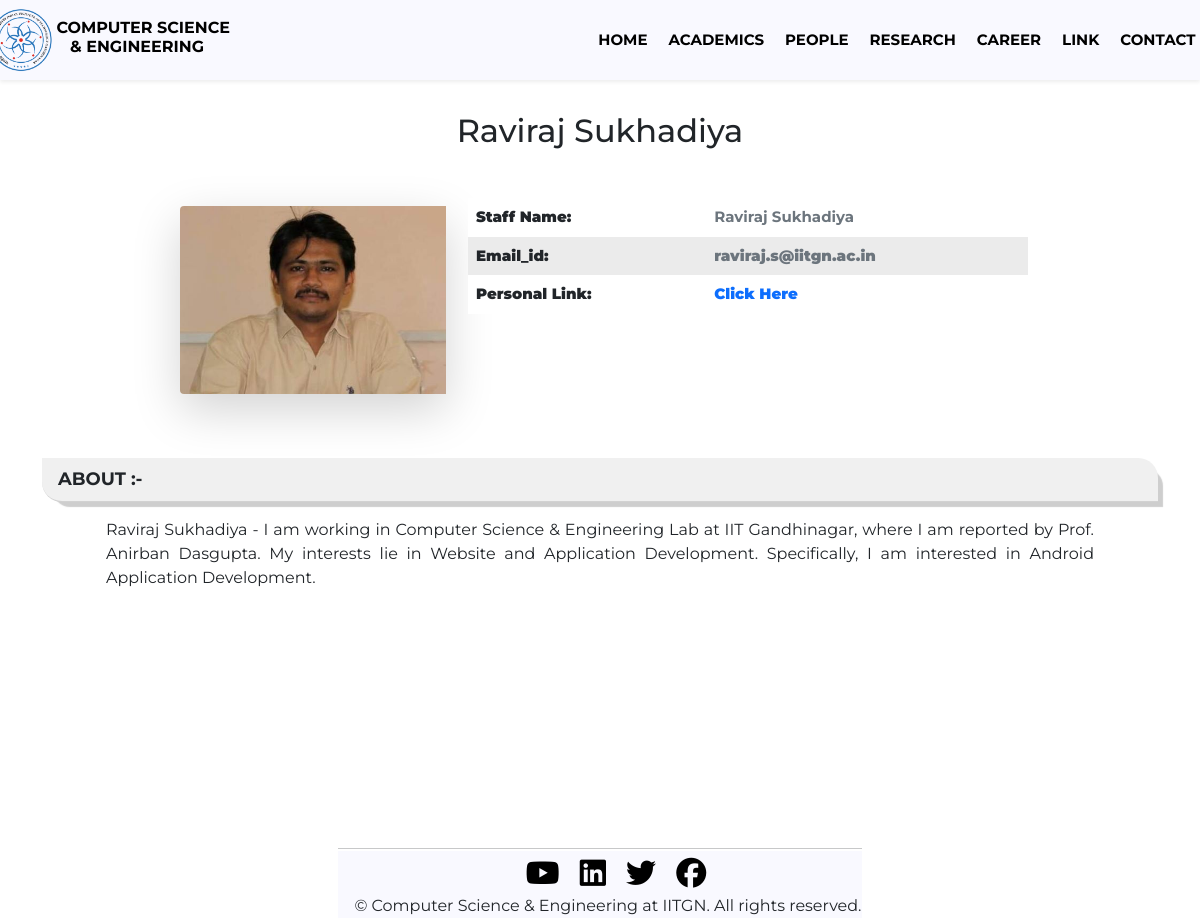
The page /staffbio?id=raviraj.s@iitgn.ac.in on the database its author committed.
### tables this page shows
CREATE TABLE `staff_details` (
  `id` int(11) NOT NULL,
  `staff_Name` longtext NOT NULL,
  `about` varchar(5000) NOT NULL,
  `email_id` longtext NOT NULL,
  `personal_link` longtext NOT NULL,
  `staff_image` varchar(200) NOT NULL
);

### staffbio.php (the view, shortened to what this page needs)
<!DOCTYPE html>
<html lang='en'>
<head>
	<link href='https://cdn.jsdelivr.net/npm/bootstrap@5.1.0/dist/css/bootstrap.min.css' rel='stylesheet'>
	<link href='https://cdnjs.cloudflare.com/ajax/libs/animate.css/3.7.2/animate.min.css' rel='stylesheet'>
	<link rel='stylesheet' href='css/style(facultybio).css?v=<?php echo time(); ?>'>
	<link rel='stylesheet' href='css/style(header).css?v=<?php echo time(); ?>'>
	<link rel='stylesheet' href='css/style(footer).css?v=<?php echo time(); ?>'>
</head>
<body class=' '>
<?php include_once 'Header.php'?>
<?php
    include_once('cse_manager/dbcsemanager.php');
    $id = $_GET['id'];
    $query = "SELECT * FROM `staff_details` where email_id = '$id' ";
    $query_run = mysqli_query($conn,$query);
    if($row= mysqli_fetch_assoc($query_run))
    {
        ?>
<div class="card-0 fb bg-dar">
    <div id='bio'>
        <div class='container bg-drk'>
            <div class='card mb-3 shadow-l'>
            <b> <h2 style="text-align: center;"><?php echo $row["staff_Name"]; ?></h2></b>
            <br>
                <div class='row g-0'>
                    <div class='col-md-4 '>
                        <img src='staff_image_file/<?php echo $row['staff_image']?>' class='img-fluid rounded-start shadow-lg' >
                    </div>
                    <div class='col-md-8 '>
                        <div class='card-body'>
                            <table border="1" class="table shadow-l">
                                <tbody>
                                    <tr>
                                        <th>
                                        <label class='mylabel' for='staff_name'>Staff Name: </label>
                                        </th>
                                        <th><label class='label text-muted' for='staff_name'><?php echo $row["staff_Name"]; ?></label></th>
                                    </tr>
                                    <tr>
                                        <th>
                                        <label class='mylabel' for='fullName'>Email_id: </label>
                                        </th>
                                        <th><label class='mylabel text-muted' for='fullName'> <a href="mailto:<?php echo $row["email_id"]; ?>" style="text-decoration: none; color: black;" class="text-muted"><?php echo $row["email_id"]; ?></a></label></th>
                                    </tr>
                                    <tr>
                                        <th>
                                        <label class='mylabel' for='fullName'>Personal Link:</label>
                                        </th>
                                        <th><label class='mylabel text-muted' for='fullName'><a href="<?php echo $row["personal_link"]; ?>" style="text-decoration: none; color: #838ff;" class="text-mute">Click Here</a></label></th>
                                    </tr>
                                </tbody>
                            </table>
                        </div>
                    </div>
                </div>
            </div>
        </div>
    </div>
        <?php
    }
    else{
        echo "No Result Found!";
    }
    ?>
<br>
<div id='desc'>
    <div class='container bg-dak' style='color: whte;'>
        <div class='card-header shadow-l'>about :-</div>
        <div class='card-body'>
            <?php echo $row["about"]; ?>
        </div>
        <br>
        <br>
        <br>
        <br>
    </div>
</div>
</div>
<?php include_once 'Footer.php' ?>
</body>
</html>

### css/style(facultybio).css (style rules this page uses)
* { margin: 0; padding: 0; box-sizing: border-box; }
#bio .container { width: 100%; display: flex; margin-top: 7rem; }
.card { border: none; border-radius: 15px; height: auto; width: auto; display: flex; align-items: center; justify-content: center; }
.card img { margin: 1.5rem; width: 90%; }
#bio .container .card { width: 80rem; }
.mylabel { font-weight: bolder; }
table { width: 100%; font-size: 15px; }
table,tr,th,td { border : 1px; border-collapse:collapse; padding: 0.4rem; }
tr:nth-child(even) { background-color: #ebebeb; }
tr:nth-child(odd) { background-color: #ffffff; }
#desc .container .card-body,ul { text-align: justify; margin: 0 3rem; }
#desc .card-header { box-shadow: 8px 8px 1px -3px #a5a5a58c; background: #f0f0f0; font-size: 18px; font-weight: bolder; text-transform: uppercase; border-radius: 0 20px 0 20px; }

### css/style(header).css (style rules this page uses)
* { margin: 0; padding: 0; font-family: 'Montserrat', sans-serif; box-sizing: border-box; }
body { justify-content: center; align-items: center; min-height: 70vh; background-color: rgb(255, 255, 255); place-items: center; }
.container { width: 100%; }

### staffbio.php (style rules this page uses)
tr,th { margin:3rem 0 ; }

### rows shown on the page
staff_details: staff_Name "Raviraj Sukhadiya", staff_image (picture), email "raviraj.s@iitgn.ac.in", about "Raviraj Sukhadiya - I am working in Computer Science & Engineering Lab at IIT Gandhinagar, where I am reported by Prof. Anirban Dasgupta. My interests lie in Website and Application Development. Specifically, I am interested in Android Application Development."
